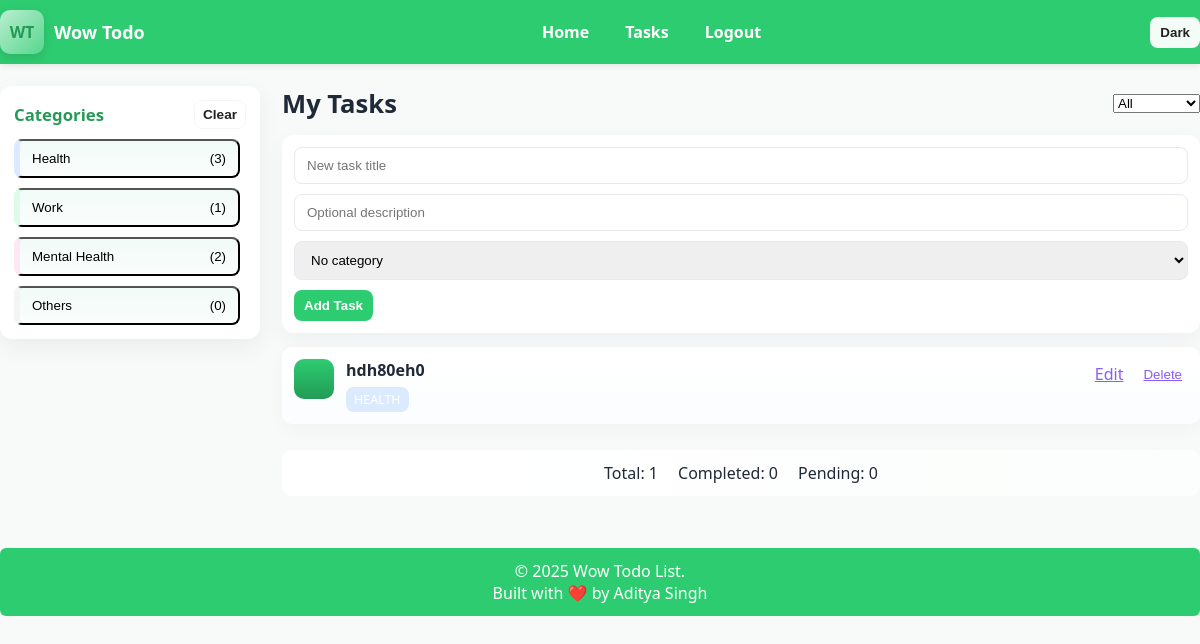
The page /tasks/ (signed in) on the database its author committed.
### app/models.py (models this page shows, shortened)
class Category(db.Model):
    id = db.Column(db.Integer, primary_key=True)
    name = db.Column(db.String(120), nullable=False)
    color = db.Column(db.String(20), nullable=True)   # background color for card
    tag = db.Column(db.String(40), nullable=True)     # short tag displayed on tasks
    tasks = db.relationship("Task", backref="category", lazy=True)
    def count(self):
        return len(self.tasks)

class Task(db.Model):
    id = db.Column(db.Integer, primary_key=True)
    title = db.Column(db.String(200), nullable=False)
    description = db.Column(db.Text, nullable=True)
    done = db.Column(db.Boolean, default=False)
    created_at = db.Column(db.DateTime, default=datetime.utcnow)
    user_id = db.Column(db.Integer, db.ForeignKey("user.id"), nullable=False)
    category_id = db.Column(db.Integer, db.ForeignKey("category.id"), nullable=True)

### app/routes/tasks.py (the view)
@tasks_bp.route("/", methods=["GET"])
@login_required
def view_tasks():
    cats = Category.query.all()
    tasks = Task.query.filter_by(owner=current_user).order_by(Task.created_at.desc()).all()
    today_str = datetime.utcnow().strftime("%d %b")
    return render_template("tasks.html", categories=cats, tasks=tasks, today=today_str)

### app/models.py (called while the page is built)
@login_manager.user_loader
def load_user(user_id):
    return User.query.get(int(user_id))

### templates/tasks.html (shortened to what this page needs)
{% extends "base.html" %}
{% block content %}
<div class="dashboard">
  <aside class="sidebar" id="sidebar">
    <div class="sidebar-head">
      <h3>Categories</h3>
      <button id="clearFilter" class="btn small">Clear</button>
    </div>
    <div class="category-list-wrap" id="categoryListWrap">
      <ul class="category-list">
        {% for c in categories %}
          <li class="category-item" data-cat-id="{{ c.id }}" style="--cat-color: {{ c.color or 'unset' }};">
            <button class="cat-btn" aria-pressed="false">
              <span class="cat-name">{{ c.name }}</span>
              <span class="cat-count">({{ c.count() }})</span>
            </button>
          </li>
        {% endfor %}
      </ul>
    </div>
  </aside>
  <section class="panel">
    <div class="panel-header">
      <h2>My Tasks</h2>
      <div class="panel-controls">
        <select id="filterSelect" class="filter-select" aria-label="Filter tasks">
          <option value="all">All</option>
        </select>
      </div>
    </div>
    <div class="card add-card">
      <form method="POST" action="{{ url_for('tasks.add_task') }}" class="add-form">
        <input name="title" placeholder="New task title" required>
        <input name="description" placeholder="Optional description">
        <select name="category_id" aria-label="Category select">
          <option value="">No category</option>
        </select>
        <div class="add-actions">
          <button class="btn primary" type="submit">Add Task</button>
        </div>
      </form>
    </div>
    <ul id="taskList" class="task-list">
      {% if tasks %}
        {% for t in tasks %}
          <li class="task-item {% if t.done %}done{% endif %}" data-cat-id="{{ t.category.id if t.category else '' }}">
            <form method="POST" action="{{ url_for('tasks.toggle_task', task_id=t.id) }}" class="inline toggle-form">
              <button class="check" aria-label="Toggle done">{{ '✓' if t.done else '' }}</button>
            </form>
            <div class="task-body">
              <div class="task-title">{{ t.title }}</div>
              {% if t.category %}
                <span class="task-tag" data-cat="{{ t.category.id }}" style="background: {{ t.category.color or '' }};">
                  {{ t.category.tag or t.category.name }}
                </span>
              {% endif %}
            </div>
            <div class="task-actions">
              <a class="btn-link" href="{{ url_for('tasks.edit_task', task_id=t.id) }}">Edit</a>
              <form method="POST" action="{{ url_for('tasks.delete_task', task_id=t.id) }}" onsubmit="return confirm('Delete this task?');">
                <button class="btn-link" type="submit">Delete</button>
              </form>
            </div>
          </li>
        {% endfor %}
      {% else %}
        <li class="empty-state">
          <img src="/mnt/data/711a35e6-34d1-48ef-a641-c27b5144a1f7.png" alt="No tasks yet">
          <p>No tasks yet — add one using the form above!</p>
        </li>
      {% endif %}
    </ul>
    <div class="stats-bar">
      <div>Total: {{ tasks|length }}</div>
      <div>Completed: {{ tasks|selectattr('done')|select|list|length }}</div>
      <div>Pending: {{ tasks|selectattr('done')|reject|list|length }}</div>
    </div>
  </section>
</div>
{% endblock %}

### static/css/style.css (style rules this page uses)
* { box-sizing: border-box; margin: 0; padding: 0; }
:root { --green: #2ecc71; --green-dark: #239b56; --muted: #6b7280; --bg: #f7faf9; --card: #ffffff; --text: #1f2937; --accent: #8b5cf6; }
body { font-family: "Segoe UI", Tahoma, Geneva, Verdana, sans-serif; background:var(--bg); color:var(--text); }
.btn { border:none; cursor:pointer; padding:8px 10px; border-radius:8px; background:rgba(255,255,255,0.95); color:#222; font-weight:600; }
.dashboard { display:flex; gap:22px; align-items:flex-start; }
.sidebar { width:260px; background:var(--card); border-radius:12px; padding:14px; box-shadow:0 8px 24px rgba(0,0,0,0.06); }
.sidebar-head { display:flex; justify-content:space-between; align-items:center; margin-bottom:10px; }
.sidebar h3 { color:var(--green-dark); margin:0; font-size:1.05rem; }
.small { font-size:0.85rem; padding:6px 8px; border-radius:8px; background:transparent; border:1px solid rgba(0,0,0,0.04); }
.category-list-wrap { max-height:calc(100vh - 220px); overflow:auto; padding-right:6px; }
.category-list { list-style:none; display:flex; flex-direction:column; gap:10px; margin:0; padding:0; }
.cat-btn { width:100%; display:flex; justify-content:space-between; align-items:center; gap:8px; padding:10px 12px; border-radius:8px; background:linear-gradient(180deg, rgba(16,185,129,0.06), rgba(16,185,129,0.02)); cursor:pointer; border-left:6px solid var(--green); }
.panel { flex:1; display:flex; flex-direction:column; gap:14px; }
.panel-header { display:flex; justify-content:space-between; align-items:center; }
.panel-header h2 { margin:0; font-size:1.6rem; }
.panel-controls { display:flex; gap:8px; align-items:center; }
.card { background:var(--card); border-radius:12px; padding:12px; box-shadow:0 8px 24px rgba(17,24,39,0.04); }
.add-card input, .add-card select { width:100%; padding:10px 12px; margin-bottom:10px; border-radius:8px; border:1px solid #e6e9ee; }
.btn.primary { background:var(--green); color:white; }
.task-list { list-style:none; display:flex; flex-direction:column; gap:12px; padding:0; margin:0; }
.task-item { display:flex; gap:12px; align-items:flex-start; padding:12px; background:linear-gradient(180deg,#fff,#fbfdfe); border-radius:10px; box-shadow:0 6px 18px rgba(17,24,39,0.03); transition:transform .12s ease; }
.check { width:40px; height:40px; border-radius:10px; border:none; background:linear-gradient(180deg,var(--green),var(--green-dark)); color:white; font-weight:700; cursor:pointer; }
.task-body { flex:1; }
.task-title { font-weight:700; margin-bottom:6px; }
.task-tag { display:inline-block; padding:4px 8px; border-radius:8px; color:#fff; font-size:0.78rem; }
.task-tag.contrast-light { color:#fff; }
.task-actions { display:flex; gap:8px; align-items:center; }
.btn-link { background:none; color:var(--accent); border:none; cursor:pointer; text-decoration:underline; padding:4px 6px; }
.stats-bar { display:flex; gap:20px; justify-content:center; padding:12px; margin-top:12px; background:linear-gradient(90deg,#ffffff,#fbfefc); border-radius:10px; }

### rows shown on the page
Category: name "Health", count "3"
Category: name "Work", count "1"
Category: name "Mental Health", count "2"
Category: name "Others", count "0"
Task: title "hdh80eh0", category "HEALTH"

### other values the page prints
{{ tasks|length }} "1"
{{ tasks|selectattr('done')|select|list|length }} "0"
{{ tasks|selectattr('done')|reject|list|length }} "0"
